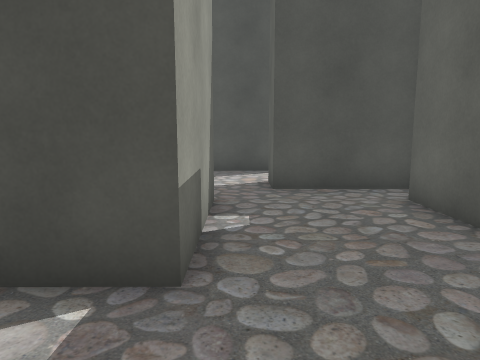
View 1 (above)

22 first-person views from a walk through a Unity game level. The camera is 1.3 m above the floor, tilts 8° down and sees 70° across. The floor is counted in squares, 1 m on a side. Each view is taken from the middle of a square. On the plan, view 1 faces up. The plan holds only what a view shows up to about 15 squares ahead; the rest is blank. The place goes on beyond the plan. The player is left out.

View 2
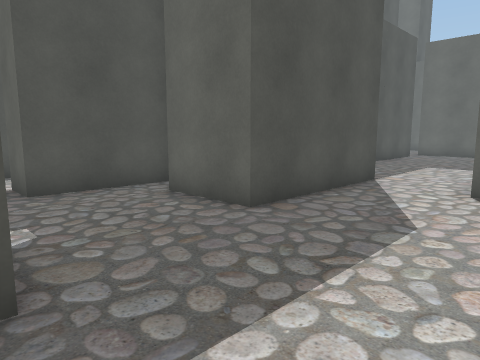

View 3
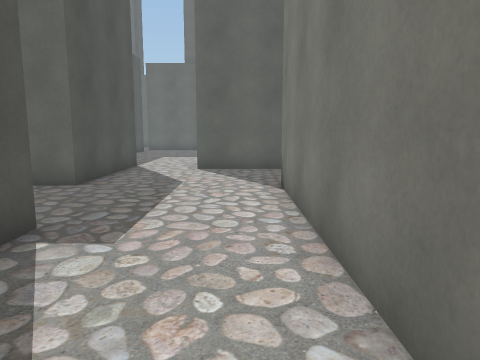

View 4
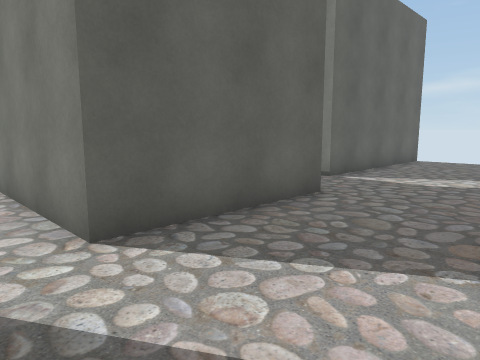

View 5
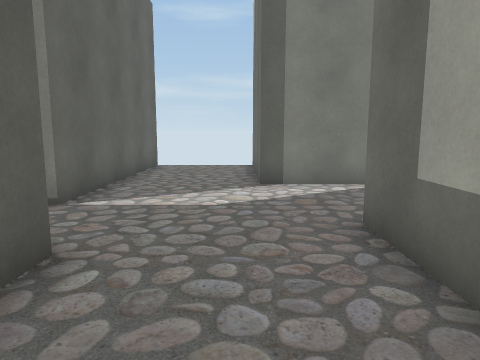

View 6
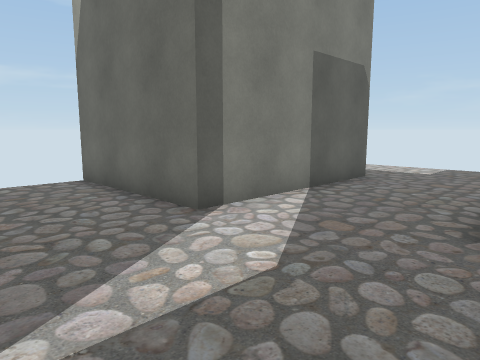

View 7
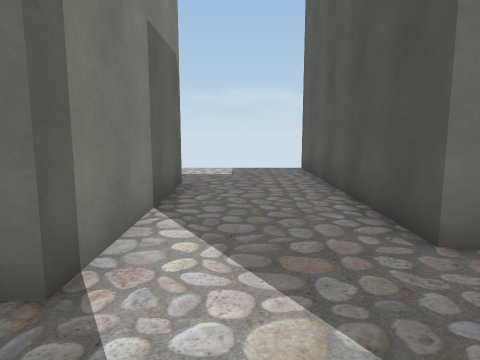

View 8
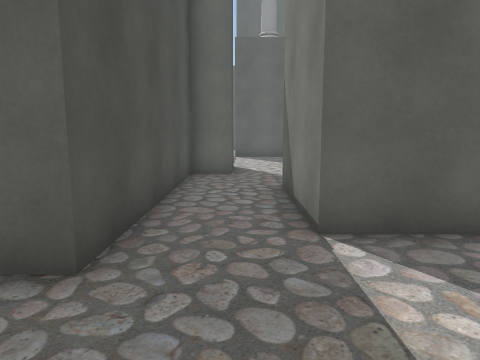

View 9
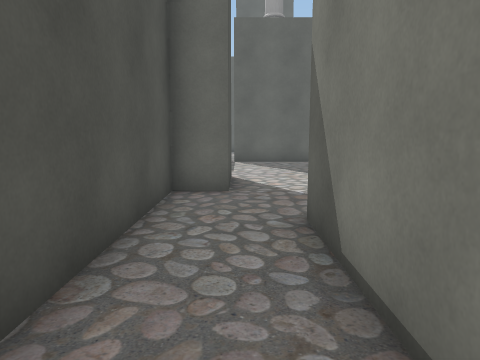

View 10
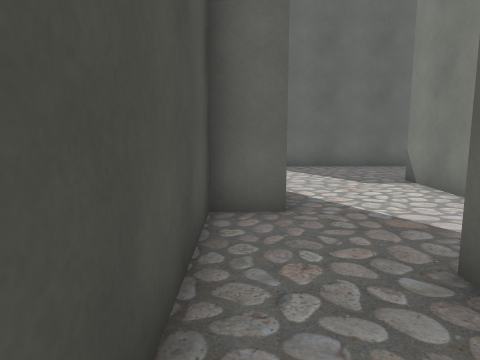

View 11
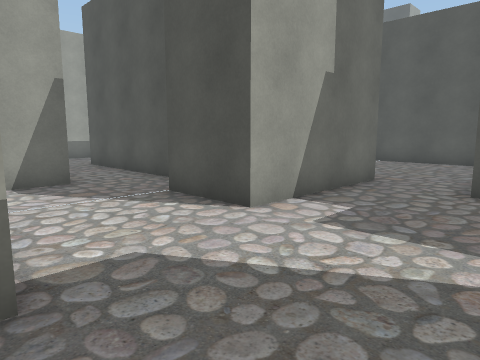

View 12
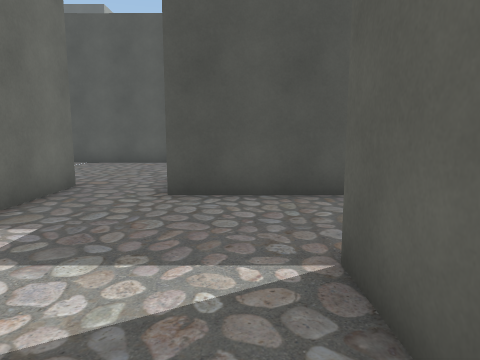

View 13
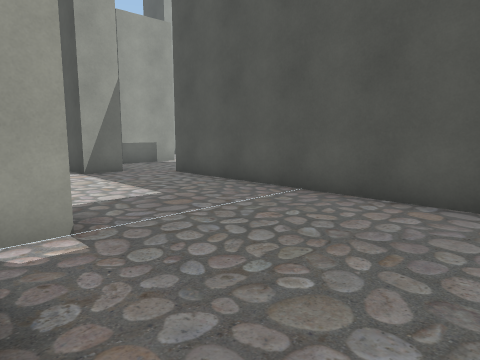

View 14
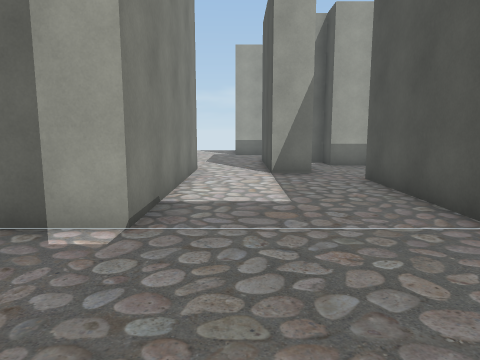

View 15
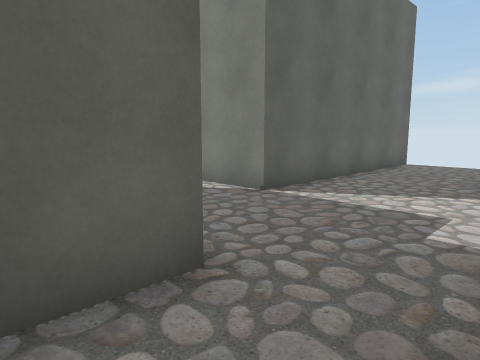

View 16
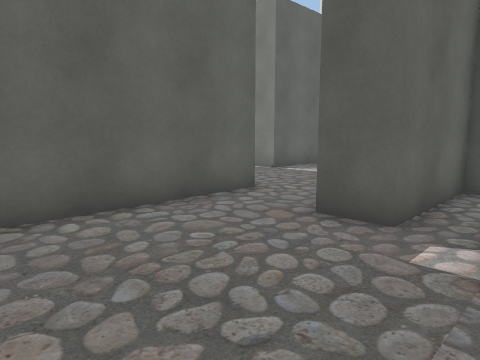

View 17
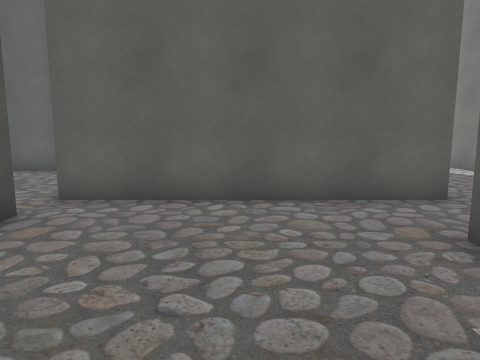

View 18
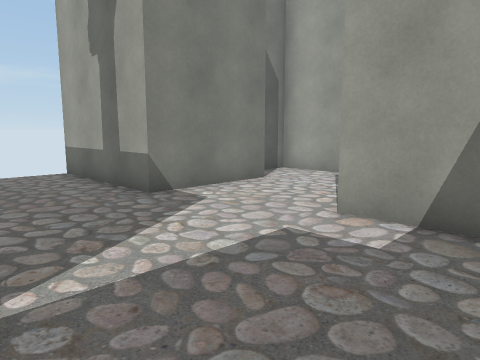

View 19
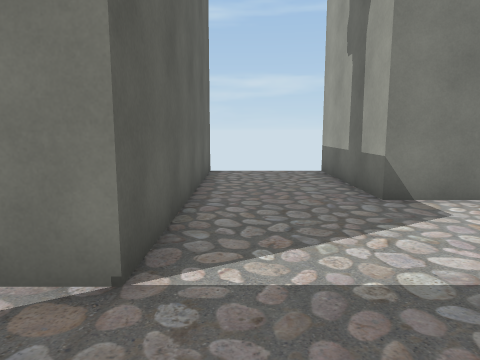

View 20
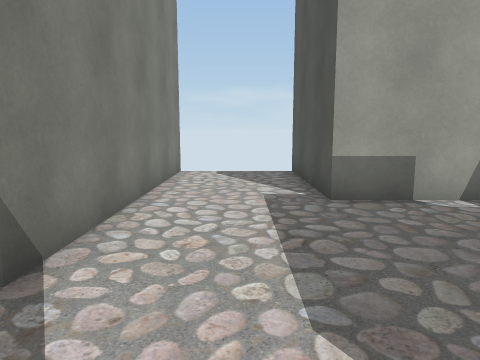

View 21
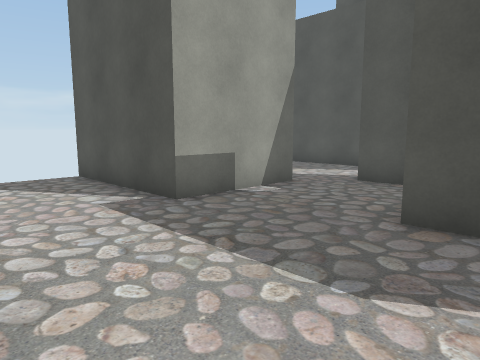

View 22
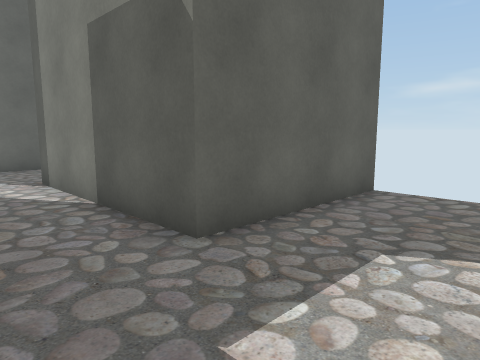

### Floor plan
Ten units are one square. View 1 is at (0, 0); x grows to the right and y downward. Boxes are objects, and circles mark ways between rooms. Rooms are numbered by the first view taken in them; rooms with no view inside come last. Other rooms are left out.
<svg viewBox="-60 -82 320 223">
<path fill="none" stroke="#000" d="M83 -40 33 -40 33 -65M-55 10 32 10 32 47 -55 47M82 135 82 60 120 60M145 47 145 35 70 35 70 -15 85 -15M-18 136 -18 85 45 85 45 135M-5 -66 -5 -28 -55 -28M41 -77 8 -77M170 15 170 47 145 47M232 10 195 10M145 85 182 85 182 135M220 136 220 48 255 48M120 60 120 97 131 97M182 -65 95 -65M195 10 195 -65M157 36 157 -2 170 -2 170 15M85 -15 145 -15 145 2M83 -54 83 -40"/>
<circle cx="135" cy="50" r="3" fill="#2a7"/>
<circle cx="75" cy="-25" r="3" fill="#2a7"/>
<circle cx="185" cy="5" r="3" fill="#2a7"/>
<text x="40" y="40">1</text>
<text x="200" y="60">2</text>
<text x="150" y="-30">3</text>
</svg>
Room 1 opens to room 2. Room 1 opens to room 3. Room 2 opens to room 3.

Where each view was taken, in squares from view 1:
view 1: 0 up, 0 right, facing up
view 2: 0 up, 1 left, facing up-right
view 3: 0 up, 5 left, facing right
view 4: 3 up, 3 right, facing down-right
view 5: 0 up, 5 right, facing down
view 6: 4 down, 8 right, facing down-left
view 7: 7 down, 7 right, facing left
view 8: 5 down, 4 right, facing right
view 9: 5 down, 7 right, facing right
view 10: 4 down, 9 right, facing right
view 11: 9 down, 21 right, facing up-left
view 12: 8 down, 21 right, facing up
view 13: 0 up, 19 right, facing up-left
view 14: 3 up, 19 right, facing left
view 15: 1 up, 17 right, facing down-right
view 16: 5 up, 14 right, facing down-right
view 17: 3 up, 13 right, facing right
view 18: 2 down, 22 right, facing down-left
view 19: 2 down, 21 right, facing down
view 20: 1 up, 6 right, facing left
view 21: 1 down, 5 right, facing up-left
view 22: 6 down, 5 left, facing down-right
